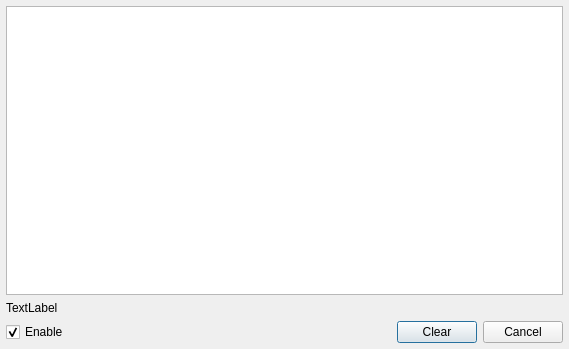
<?xml version="1.0" encoding="UTF-8"?>
<ui version="4.0">
 <class>xmlConsoleDialog</class>
 <widget class="QDialog" name="xmlConsoleDialog">
  <property name="geometry">
   <rect>
    <x>0</x>
    <y>0</y>
    <width>569</width>
    <height>349</height>
   </rect>
  </property>
  <property name="windowTitle">
   <string>Dialog</string>
  </property>
  <property name="windowIcon">
   <iconset resource="../nodecast.qrc">
    <normaloff>:/img/logo/nodecast_logo22.png</normaloff>:/img/logo/nodecast_logo22.png</iconset>
  </property>
  <layout class="QVBoxLayout" name="verticalLayout">
   <property name="leftMargin">
    <number>6</number>
   </property>
   <property name="topMargin">
    <number>6</number>
   </property>
   <property name="rightMargin">
    <number>6</number>
   </property>
   <property name="bottomMargin">
    <number>6</number>
   </property>
   <item>
    <widget class="QTextBrowser" name="textBrowser"/>
   </item>
   <item>
    <widget class="QLabel" name="label_legend">
     <property name="text">
      <string>TextLabel</string>
     </property>
    </widget>
   </item>
   <item>
    <layout class="QHBoxLayout" name="horizontalLayout">
     <item>
      <widget class="QCheckBox" name="checkBox_enable">
       <property name="text">
        <string>Enable</string>
       </property>
       <property name="checked">
        <bool>true</bool>
       </property>
      </widget>
     </item>
     <item>
      <spacer name="horizontalSpacer">
       <property name="orientation">
        <enum>Qt::Horizontal</enum>
       </property>
       <property name="sizeHint" stdset="0">
        <size>
         <width>40</width>
         <height>20</height>
        </size>
       </property>
      </spacer>
     </item>
     <item>
      <widget class="QPushButton" name="pushButton_clear">
       <property name="text">
        <string>Clear</string>
       </property>
      </widget>
     </item>
     <item>
      <widget class="QDialogButtonBox" name="buttonBox">
       <property name="sizePolicy">
        <sizepolicy hsizetype="Fixed" vsizetype="Fixed">
         <horstretch>0</horstretch>
         <verstretch>0</verstretch>
        </sizepolicy>
       </property>
       <property name="orientation">
        <enum>Qt::Horizontal</enum>
       </property>
       <property name="standardButtons">
        <set>QDialogButtonBox::Cancel</set>
       </property>
      </widget>
     </item>
    </layout>
   </item>
  </layout>
 </widget>
 <resources>
  <include location="../nodecast.qrc"/>
 </resources>
 <connections>
  <connection>
   <sender>buttonBox</sender>
   <signal>accepted()</signal>
   <receiver>xmlConsoleDialog</receiver>
   <slot>accept()</slot>
   <hints>
    <hint type="sourcelabel">
     <x>389</x>
     <y>289</y>
    </hint>
    <hint type="destinationlabel">
     <x>157</x>
     <y>274</y>
    </hint>
   </hints>
  </connection>
  <connection>
   <sender>buttonBox</sender>
   <signal>rejected()</signal>
   <receiver>xmlConsoleDialog</receiver>
   <slot>reject()</slot>
   <hints>
    <hint type="sourcelabel">
     <x>389</x>
     <y>289</y>
    </hint>
    <hint type="destinationlabel">
     <x>286</x>
     <y>274</y>
    </hint>
   </hints>
  </connection>
  <connection>
   <sender>pushButton_clear</sender>
   <signal>clicked()</signal>
   <receiver>textBrowser</receiver>
   <slot>clear()</slot>
   <hints>
    <hint type="sourcelabel">
     <x>257</x>
     <y>283</y>
    </hint>
    <hint type="destinationlabel">
     <x>178</x>
     <y>202</y>
    </hint>
   </hints>
  </connection>
 </connections>
</ui>
